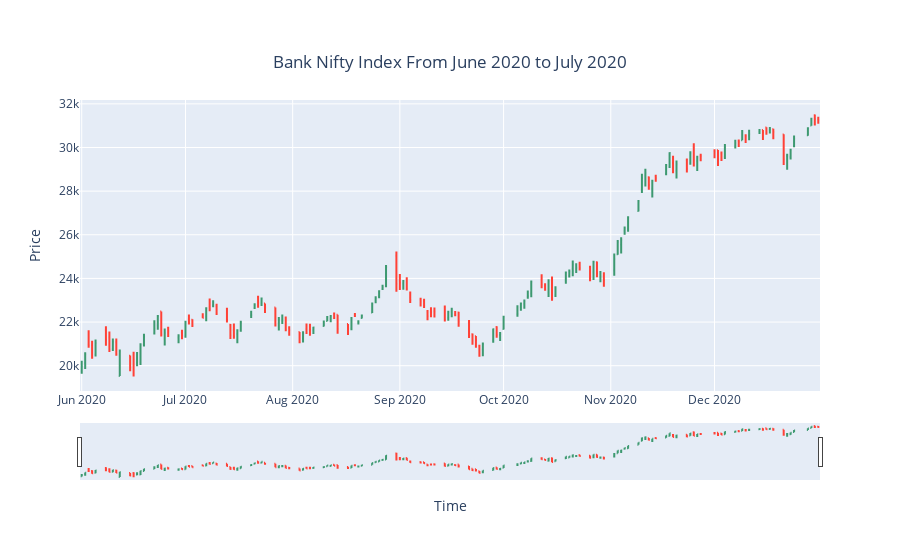

Notebook code cell kept with this figure:
### Code cell
# Obtain data from the data frame
OHLC_data = df['6-2020':'2020']

fig = go.Figure(data=go.Ohlc(x=OHLC_data.index,
                            open=OHLC_data['Open'],
                            high=OHLC_data['High'],
                            low=OHLC_data['Low'],
                            close=OHLC_data['Close']))

fig.update_layout(title_text='Bank Nifty Index From June 2020 to July 2020',
                  title={
                    'y':0.9,
                    'x':0.5,
                    'xanchor': 'center',
                    'yanchor': 'top'},
                  xaxis_rangeslider_visible=True, 
                  xaxis_title="Time", 
                  yaxis_title="Price")

fig.show()

### Figure 1 — Plotly figure (JSON) as saved in the notebook; plotly's stock layout.template omitted (floating-point values rounded to 4 significant figures; data arrays with more than 128 entries replaced by an {"elided": "..."} marker saying what was removed)
{"data": [{"type": "ohlc", "high": {"elided": "151 float values"}, "low": {"elided": "151 float values"}, "x": {"elided": "151 str values"}, "close": {"elided": "151 float values"}, "open": {"elided": "151 float values"}}], "layout": {"yaxis": {"title": {"text": "Price"}}, "xaxis": {"title": {"text": "Time"}, "rangeslider": {"visible": true}}, "title": {"y": 0.9, "text": "Bank Nifty Index From June 2020 to July 2020", "yanchor": "top", "xanchor": "center", "x": 0.5}}}
